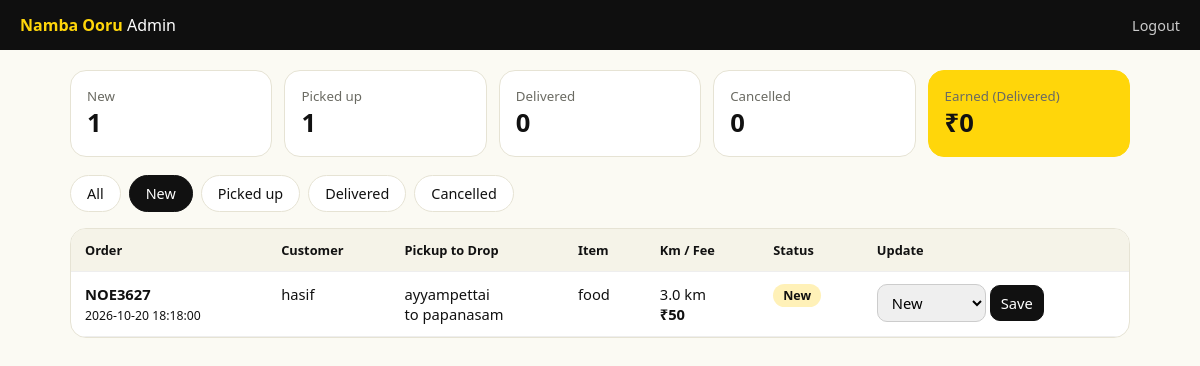
The page /admin?status=New (signed in) on the database its author committed.
### tables this page shows
CREATE TABLE orders (
                id INTEGER PRIMARY KEY AUTOINCREMENT,
                code TEXT UNIQUE,
                name TEXT,
                pickup TEXT,
                drop_loc TEXT,
                item TEXT,
                km REAL,
                fee INTEGER,
                status TEXT DEFAULT 'New',
                created_at TEXT DEFAULT CURRENT_TIMESTAMP
            );

### app.py (the view)
@app.route("/admin")
def admin():
    if not is_admin():
        return redirect(url_for("admin_login"))
    selected = request.args.get("status", "")
    with get_db() as db:
        if selected in STATUSES:
            orders = db.execute(
                "SELECT * FROM orders WHERE status=? ORDER BY id DESC", (selected,)
            ).fetchall()
        else:
            orders = db.execute("SELECT * FROM orders ORDER BY id DESC").fetchall()
        counts = {s: 0 for s in STATUSES}
        for row in db.execute("SELECT status, COUNT(*) c FROM orders GROUP BY status"):
            counts[row["status"]] = row["c"]
        earned = db.execute(
            "SELECT COALESCE(SUM(fee),0) FROM orders WHERE status='Delivered'"
        ).fetchone()[0]
    return render_template("admin.html", orders=orders, statuses=STATUSES,
                           counts=counts, selected=selected, earned=earned)

### app.py (called while the page is built)
def get_db():
    conn = sqlite3.connect(DB)
    conn.row_factory = sqlite3.Row
    return conn

def is_admin():
    return session.get("admin") is True

### templates/admin.html (shortened to what this page needs)
<!doctype html>
<html lang="en">
<head>
</head>
<body>
<header>
  <span><b>Namba Ooru</b> Admin</span>
  <a href="{{ url_for('admin_logout') }}">Logout</a>
</header>
<main>
  <div class="stats">
    {% for s in statuses %}
    <div class="stat"><small>{{ s }}</small><b>{{ counts[s] }}</b></div>
    {% endfor %}
    <div class="stat y"><small>Earned (Delivered)</small><b>₹{{ earned }}</b></div>
  </div>
  <div class="tabs">
    <a href="{{ url_for('admin') }}" class="{{ 'on' if not selected }}">All</a>
    {% for s in statuses %}
    <a href="{{ url_for('admin', status=s) }}" class="{{ 'on' if selected == s }}">{{ s }}</a>
    {% endfor %}
  </div>
  <div class="wrapt">
    {% if orders %}
    <table>
      <tr><th>Order</th><th>Customer</th><th>Pickup to Drop</th><th>Item</th><th>Km / Fee</th><th>Status</th><th>Update</th></tr>
      {% for o in orders %}
      <tr>
        <td><span class="code">{{ o.code }}</span><br><small>{{ o.created_at }}</small></td>
        <td>{{ o.name or "-" }}</td>
        <td>{{ o.pickup }}<br>to {{ o.drop_loc }}</td>
        <td>{{ o.item }}</td>
        <td>{{ o.km }} km<br><b>₹{{ o.fee }}</b></td>
        <td><span class="pill {{ o.status.split()[0] }}">{{ o.status }}</span></td>
        <td>
          <form method="post" action="{{ url_for('admin_status', order_id=o.id) }}">
            <select name="status">
              {% for s in statuses %}
              <option value="{{ s }}" {{ 'selected' if s == o.status }}>{{ s }}</option>
              {% endfor %}
            </select>
            <button type="submit">Save</button>
          </form>
        </td>
      </tr>
      {% endfor %}
    </table>
    {% else %}
    <div class="empty">No orders here yet.</div>
    {% endif %}
  </div>
</main>
</body>
</html>

### templates/admin.html (style rules this page uses)
* { box-sizing:border-box }
body { margin:0;background:#fbfaf3;font-family:"Segoe UI",sans-serif;color:#111 }
header { background:#0f0f0f;color:#fff;padding:14px 20px;display:flex;justify-content:space-between;align-items:center }
header b { color:#FFD60A }
header a { color:#ccc;text-decoration:none;font-size:.9rem }
main { max-width:1100px;margin:0 auto;padding:20px }
.stats { display:grid;grid-template-columns:repeat(auto-fit,minmax(140px,1fr));gap:12px;margin-bottom:18px }
.stat { background:#fff;border:1px solid #e6e3d4;border-radius:16px;padding:16px }
.stat small { color:#6b6b63;display:block }
.stat b { font-size:1.6rem }
.stat.y { background:#FFD60A;border-color:#FFD60A }
.tabs { display:flex;gap:8px;flex-wrap:wrap;margin-bottom:16px }
.tabs a { padding:8px 16px;border-radius:999px;background:#fff;border:1px solid #e6e3d4;text-decoration:none;color:#111;font-size:.9rem }
.tabs a.on { background:#111;color:#fff;border-color:#111 }
.wrapt { overflow-x:auto;background:#fff;border:1px solid #e6e3d4;border-radius:16px }
table { width:100%;border-collapse:collapse;min-width:820px }
th,td { padding:12px 14px;text-align:left;border-bottom:1px solid #eee;vertical-align:top;font-size:.92rem }
th { background:#f5f3e8;font-size:.8rem }
.code { font-weight:700 }
.pill { display:inline-block;padding:3px 10px;border-radius:999px;font-size:.78rem;font-weight:700 }
.New { background:#fff1b8 }
select,button { font:inherit;padding:7px 10px;border-radius:10px;border:1px solid #ccc }
button { background:#111;color:#fff;border-color:#111;cursor:pointer }

### rows shown on the page
orders: status "New", id "1", code "NOE3627", created_at "2026-10-20 18:18:00", name "hasif", pickup "ayyampettai", drop_loc "papanasam", item "food", km "3.0", fee "50"

### other values the page prints
{{ s }} "Picked up" "Delivered" "Cancelled"
{{ counts[s] }} "1" "0" "0"
{{ earned }} "0"
{{ s }} "New" "Picked up" "Delivered" "Cancelled"
form field status "New"
